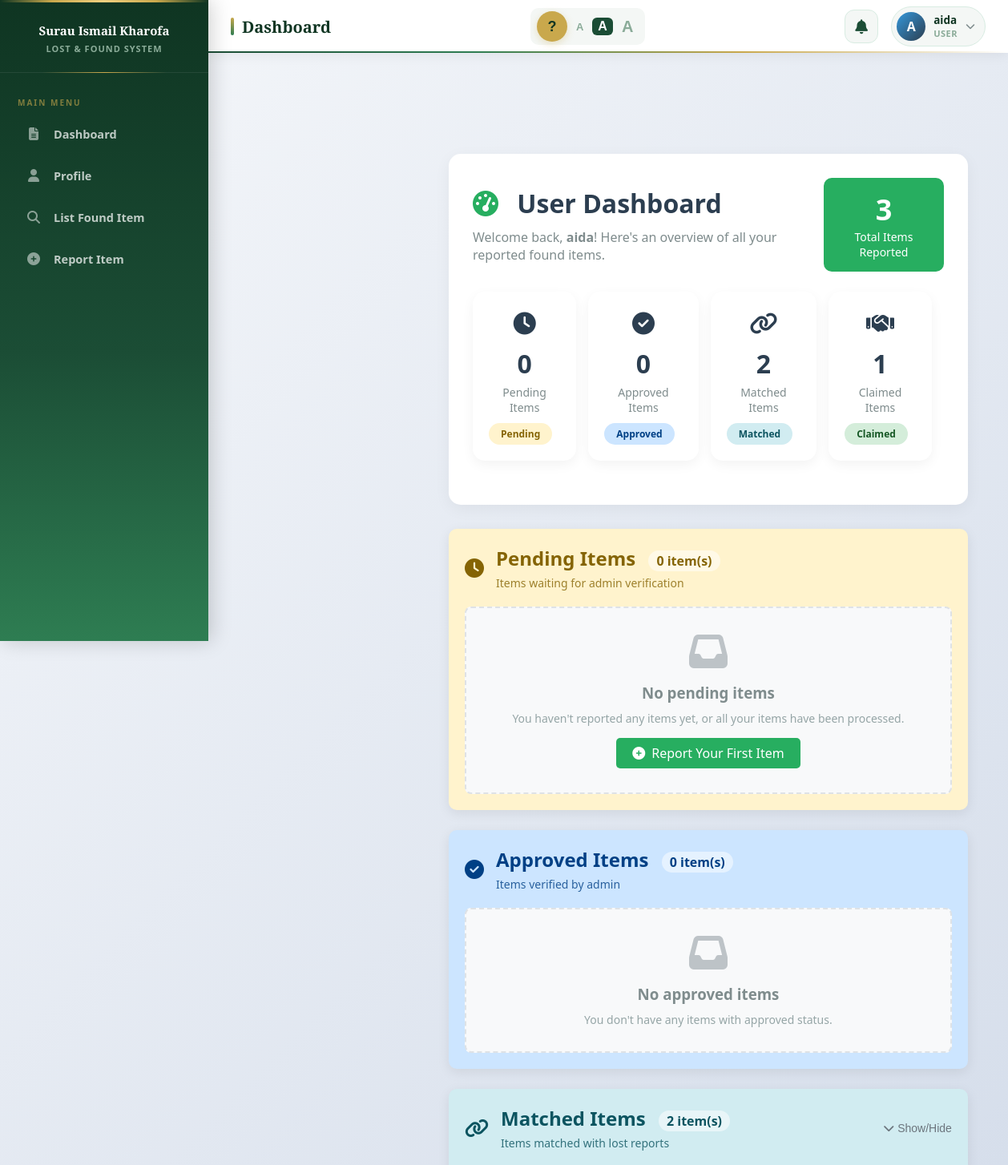
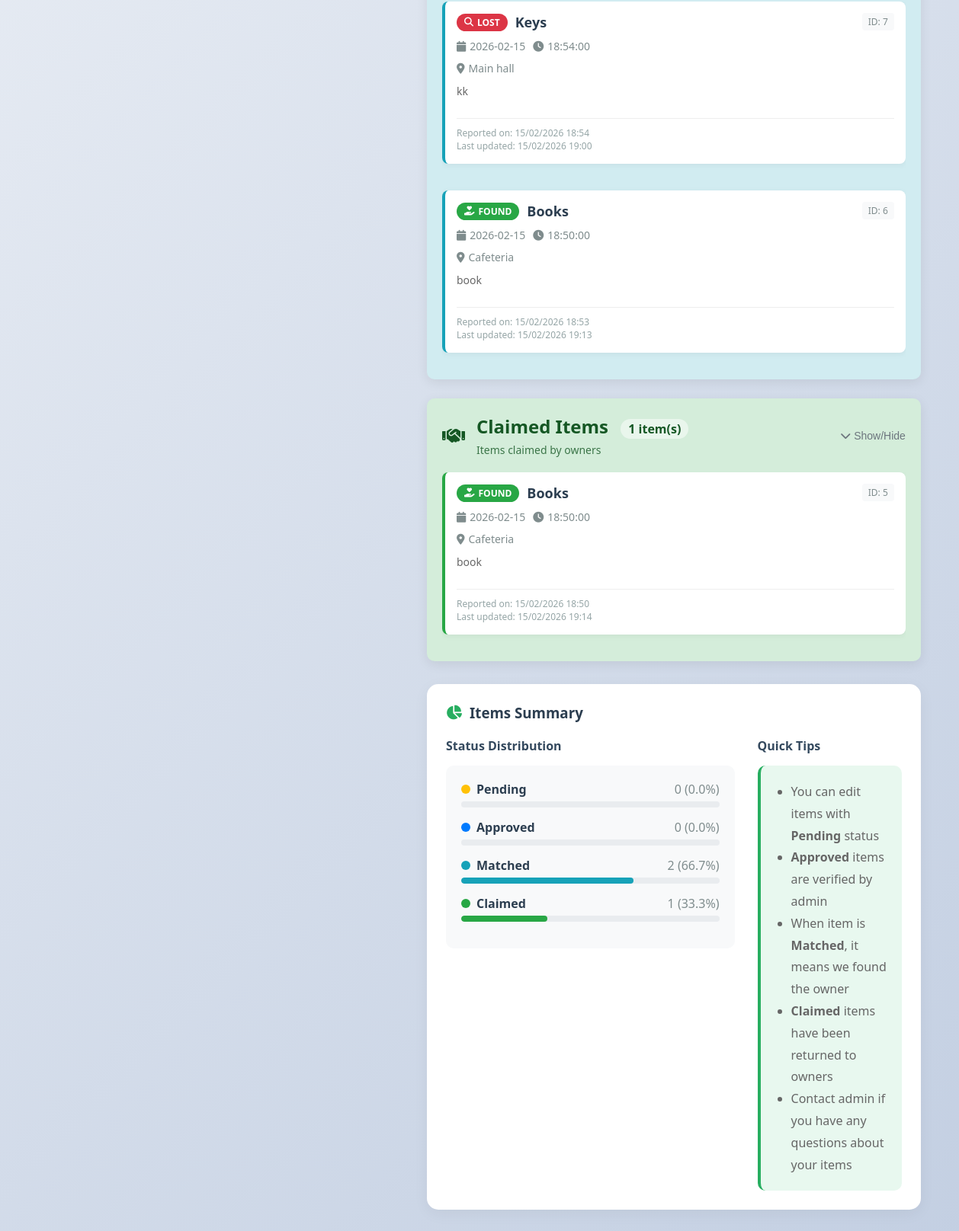
/user_dashboard.php (signed in), run on the app's committed database (2 pictures, top to bottom).
### tables this page shows
CREATE TABLE `accounts` (
  `id` int(11) NOT NULL,
  `role` enum('user','admin') NOT NULL,
  `name` varchar(100) DEFAULT NULL,
  `contactnum` varchar(20) DEFAULT NULL,
  `email` varchar(100) DEFAULT NULL,
  `profile_pic` varchar(255) DEFAULT NULL,
  `password` varchar(255) NOT NULL,
  `is_2fa_enabled` tinyint(1) DEFAULT 0,
  `is_verified` tinyint(1) DEFAULT 0
);

CREATE TABLE `items` (
  `id` int(11) NOT NULL,
  `user_id` int(11) NOT NULL,
  `user_name` varchar(100) NOT NULL,
  `item_type` enum('lost','found') NOT NULL,
  `type_item` varchar(50) NOT NULL,
  `custom_item` varchar(100) DEFAULT NULL,
  `date` date NOT NULL,
  `time` time NOT NULL,
  `location` varchar(100) NOT NULL,
  `picture` varchar(255) DEFAULT NULL,
  `description` text NOT NULL,
  `status` enum('pending','approved','matched','claimed') DEFAULT 'pending',
  `created_at` datetime DEFAULT current_timestamp(),
  `updated_at` datetime DEFAULT current_timestamp() ON UPDATE current_timestamp()
);

### user_dashboard.php (the view, shortened to what the rows shown need)
<?php
include 'db_connect.php';
$user_id = $_SESSION['user_id'];
if(file_exists('sidebar_nav.php')) {
    include 'sidebar_nav.php';
} else {
    echo '<div style="padding:20px;background:#f8d7da;color:#721c24;">Sidebar not found.</div>';
}
function getItemsByStatus($connect, $user_id, $status) {
    $sql = "SELECT * FROM items
            WHERE user_id = '$user_id' AND status = '$status'
            ORDER BY created_at DESC";
    return mysqli_query($connect, $sql);
}
$status_counts = [];
$statuses = ['pending', 'approved', 'matched', 'claimed'];
foreach($statuses as $status) {
    $sql = "SELECT COUNT(*) as count FROM items
            WHERE user_id = '$user_id' AND status = '$status'";
    $result = mysqli_query($connect, $sql);
    $row = mysqli_fetch_assoc($result);
    $status_counts[$status] = $row['count'];
}
?>
<!DOCTYPE html>
<html lang="en">
<head>
    <link rel="stylesheet" href="https://cdnjs.cloudflare.com/ajax/libs/font-awesome/6.4.0/css/all.min.css">
</head>
<body>
    <div class="container">
        <div class="main-content">
            <div style="background: white; border-radius: 15px; padding: 30px; box-shadow: 0 5px 20px rgba(0,0,0,0.05); margin-bottom: 30px;">
                <div style="display: flex; justify-content: space-between; align-items: center; margin-bottom: 20px;">
                    <div>
                        <h1 style="color: #2c3e50; margin-bottom: 10px; font-size: 32px;">
                            <i class="fas fa-tachometer-alt" style="color: #27ae60; margin-right: 15px;"></i>
                            User Dashboard
                        </h1>
                    </div>
                </div>
            </div>
            <?php foreach($statuses as $status):
                $items = getItemsByStatus($connect, $user_id, $status);
                $count = $status_counts[$status];
                $status_title = ucfirst($status);
                $status_icons = [
                    'pending' => 'fas fa-clock',
                    'approved' => 'fas fa-check-circle',
                    'matched' => 'fas fa-link',
                    'claimed' => 'fas fa-handshake'
                ];
                $status_descriptions = [
                    'pending' => 'Items waiting for admin verification',
                    'approved' => 'Items verified by admin',
                    'matched' => 'Items matched with lost reports',
                    'claimed' => 'Items claimed by owners'
                ];
            ?>
            <div class="status-card status-<?php echo $status; ?>">
                <div style="display: flex; justify-content: space-between; align-items: center; margin-bottom: 20px;">
                    <div style="display: flex; align-items: center; gap: 15px;">
                        <div style="font-size: 24px; color: inherit;">
                            <i class="<?php echo $status_icons[$status]; ?>"></i>
                        </div>
                        <div>
                            <h2 style="color: inherit; margin: 0; font-size: 24px;">
                                <?php echo $status_title; ?> Items
                                <span style="font-size: 16px; background: rgba(255,255,255,0.5); padding: 2px 10px; border-radius: 20px; margin-left: 10px;">
                                    <?php echo $count; ?> item(s)
                                </span>
                            </h2>
                            <p style="color: inherit; opacity: 0.8; margin: 5px 0 0 0; font-size: 14px;">
                                <?php echo $status_descriptions[$status]; ?>
                            </p>
                        </div>
                    </div>
                    <?php if($count > 0): ?>
                    <button class="collapse-btn" onclick="toggleCollapse('<?php echo $status; ?>')">
                        <i class="fas fa-chevron-down"></i> Show/Hide
                    </button>
                    <?php endif; ?>
                </div>
                <div id="collapse-<?php echo $status; ?>" class="collapse-content">
                    <?php if(mysqli_num_rows($items) > 0): ?>
                        <div style="display: grid; grid-template-columns: repeat(auto-fill, minmax(350px, 1fr)); gap: 20px;">
                            <?php while($item = mysqli_fetch_assoc($items)): ?>
                            <div class="item-card" style="border-left-color: <?php
                                $border_colors = ['pending' => '#ffc107', 'approved' => '#007bff', 'matched' => '#17a2b8', 'claimed' => '#28a745'];
                                echo $border_colors[$status];
                            ?>;">
                                <div style="display: flex; justify-content: space-between; align-items: start; margin-bottom: 10px;">
                                <div style="display: flex; align-items: center; gap: 10px;">
                                    <?php if($item['item_type'] == 'lost'): ?>
                                        <span style="background: #dc3545; color: white; padding: 3px 10px; border-radius: 20px; font-size: 12px; font-weight: 600; display: flex; align-items: center; gap: 5px;">
                                            <i class="fas fa-search"></i> LOST
                                        </span>
                                    <?php else: ?>
                                        <span style="background: #28a745; color: white; padding: 3px 10px; border-radius: 20px; font-size: 12px; font-weight: 600; display: flex; align-items: center; gap: 5px;">
                                            <i class="fas fa-hand-holding-heart"></i> FOUND
                                        </span>
                                    <?php endif; ?>
                                    <h3 style="color: #2c3e50; margin: 0; font-size: 18px;">
                                        <?php echo htmlspecialchars(ucfirst($item['type_item'])); ?>
                                    </h3>
                                </div>
                                <div style="font-size: 12px; color: #7f8c8d; background: #f8f9fa; padding: 3px 8px; border-radius: 4px;">
                                    ID: <?php echo $item['id']; ?>
                                </div>
                            </div>
                                <div style="display: flex; align-items: center; gap: 10px; margin-bottom: 10px;">
                                    <div style="display: flex; align-items: center; gap: 5px; color: #7f8c8d; font-size: 14px;">
                                        <i class="fas fa-calendar"></i>
                                        <?php echo htmlspecialchars($item['date']); ?>
                                    </div>
                                    <div style="display: flex; align-items: center; gap: 5px; color: #7f8c8d; font-size: 14px;">
                                        <i class="fas fa-clock"></i>
                                        <?php echo htmlspecialchars($item['time']); ?>
                                    </div>
                                </div>
                                <div style="display: flex; align-items: center; gap: 10px; margin-bottom: 10px;">
                                    <div style="display: flex; align-items: center; gap: 5px; color: #7f8c8d; font-size: 14px;">
                                        <i class="fas fa-map-marker-alt"></i>
                                        <?php echo htmlspecialchars(ucfirst(str_replace('_', ' ', $item['location']))); ?>
                                    </div>
                                </div>
                                <p style="color: #666; font-size: 14px; margin-bottom: 15px; line-height: 1.5;">
                                    <?php echo htmlspecialchars(substr($item['description'], 0, 120)); ?>
                                </p>
                                <div style="margin-top: 10px; padding-top: 10px; border-top: 1px solid #eee; font-size: 12px; color: #95a5a6;">
                                    Reported on: <?php echo date('d/m/Y H:i', strtotime($item['created_at'])); ?>
                                    <?php if($item['updated_at'] != $item['created_at']): ?>
                                        <br>Last updated: <?php echo date('d/m/Y H:i', strtotime($item['updated_at'])); ?>
                                    <?php endif; ?>
                                </div>
                            </div>
                            <?php endwhile; ?>
                        </div>
                    <?php endif; ?>
                </div>
            </div>
            <?php endforeach; ?>
        </div>
    </div>
</body>
</html>

### sidebar_nav.php (shortened to what the rows shown need)
<!DOCTYPE html>
<html lang="en">
<head>
    <link rel="stylesheet" href="https://cdnjs.cloudflare.com/ajax/libs/font-awesome/6.4.0/css/all.min.css">
    <link rel="stylesheet" href="https://cdn.jsdelivr.net/npm/shepherd.js@11/dist/css/shepherd.css">
</head>
<body>
    <div class="sidebar">
        <div class="logo">
            <h2>Surau Ismail Kharofa</h2>
        </div>
    </div>
    <div class="top-header">
        <div class="header-right">
            <div class="dropdown">
                <div class="user-profile">
                    <div class="user-avatar" style="background: none; border: none; overflow: hidden;">
                        <?php
                        $user_id = $_SESSION['user_id'];
                        $user_sql = "SELECT profile_pic, name FROM accounts WHERE id='$user_id'";
                        $user_result = mysqli_query($connect, $user_sql);
                        $user_data = mysqli_fetch_assoc($user_result);
                        if(!empty($user_data['profile_pic']) && file_exists('profile_pics/' . $user_data['profile_pic'])): ?>
                            <img src="profile_pics/<?php echo $user_data['profile_pic']; ?>"
                                alt="Profile"
                                style="width: 100%; height: 100%; border-radius: 50%; object-fit: cover;">
                        <?php else: ?>
                            <div style="width: 100%; height: 100%;
                                        background: linear-gradient(135deg, #3498db, #2c3e50);
                                        display: flex; align-items: center; justify-content: center;
                                        color: white; font-weight: bold; font-size: 16px;">
                                <?php echo strtoupper(substr($user_data['name'] ?? 'U', 0, 1)); ?>
                            </div>
                        <?php endif; ?>
                    </div>
                </div>
            </div>
        </div>
    </div>
    <div class="main-content">

### data on the page
accounts: name "A"
items: item_type "lost" (drawn), type_item "Keys", id "7", date "2026-02-15", time "18:54:00", location "Main hall", description "kk", created_at "15/02/2026 18:54", updated_at "15/02/2026 19:00"
items: item_type "found" (drawn), type_item "Books", id "6", date "2026-02-15", time "18:50:00", location "Cafeteria", description "book", created_at "15/02/2026 18:53", updated_at "15/02/2026 19:13"
items: item_type "found" (drawn), type_item "Books", id "5", date "2026-02-15", time "18:50:00", location "Cafeteria", description "book", created_at "15/02/2026 18:50", updated_at "15/02/2026 19:14"

### other printed values
$page_titles[$current_page] "Dashboard"
$_SESSION['name'] "aida"
$_SESSION['role'] "USER"
$user_name "aida"
$total_items "3"
$count "0"
$info['title'] "Pending"
$status "Pending"
$info['title'] "Approved"
$status "Approved"
$count "2"
$info['title'] "Matched"
$status "Matched"
$count "1"
$info['title'] "Claimed"
